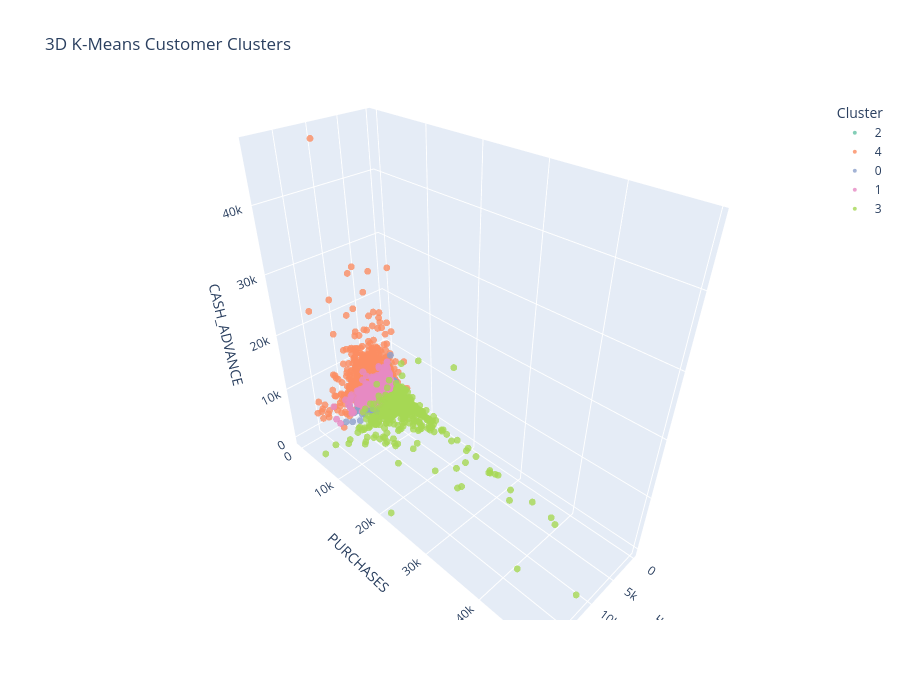

Here is the notebook cell this chart was saved with:
### Code cell
import plotly.express as px

fig = px.scatter_3d(
    df,
    x="BALANCE",
    y="PURCHASES",
    z="CASH_ADVANCE",
    color=df["KMeans_Cluster"].astype(str),
    color_discrete_sequence=px.colors.qualitative.Set2,
    title="3D K-Means Customer Clusters",
    labels={
        "BALANCE": "Balance",
        "PURCHASES": "Purchases",
        "CASH_ADVANCE": "Cash Advance"
    },
    opacity=0.8
)

fig.update_traces(marker=dict(size=4))

fig.update_layout(
    scene=dict(
        xaxis_title="BALANCE",
        yaxis_title="PURCHASES",
        zaxis_title="CASH_ADVANCE"
    ),
    width=900,
    height=700,
    legend_title="Cluster"
)

fig.show()

### Figure 1 — Plotly figure (JSON) as saved in the notebook; plotly's stock layout.template omitted (floating-point values rounded to 4 significant figures; data arrays with more than 128 entries replaced by an {"elided": "..."} marker saying what was removed)
{"data": [{"hovertemplate": "color=2<br>Balance=%{x}<br>Purchases=%{y}<br>Cash Advance=%{z}<extra></extra>", "legendgroup": "2", "marker": {"color": "rgb(102,194,165)", "opacity": 0.8, "size": 4, "symbol": "circle"}, "mode": "markers", "name": "2", "scene": "scene", "showlegend": true, "type": "scatter3d", "x": {"elided": "1485 float values"}, "y": {"elided": "1485 float values"}, "z": {"elided": "1485 float values"}}, {"hovertemplate": "color=4<br>Balance=%{x}<br>Purchases=%{y}<br>Cash Advance=%{z}<extra></extra>", "legendgroup": "4", "marker": {"color": "rgb(252,141,98)", "opacity": 0.8, "size": 4, "symbol": "circle"}, "mode": "markers", "name": "4", "scene": "scene", "showlegend": true, "type": "scatter3d", "x": {"elided": "1028 float values"}, "y": {"elided": "1028 float values"}, "z": {"elided": "1028 float values"}}, {"hovertemplate": "color=0<br>Balance=%{x}<br>Purchases=%{y}<br>Cash Advance=%{z}<extra></extra>", "legendgroup": "0", "marker": {"color": "rgb(141,160,203)", "opacity": 0.8, "size": 4, "symbol": "circle"}, "mode": "markers", "name": "0", "scene": "scene", "showlegend": true, "type": "scatter3d", "x": {"elided": "3294 float values"}, "y": {"elided": "3294 float values"}, "z": {"elided": "3294 float values"}}, {"hovertemplate": "color=1<br>Balance=%{x}<br>Purchases=%{y}<br>Cash Advance=%{z}<extra></extra>", "legendgroup": "1", "marker": {"color": "rgb(231,138,195)", "opacity": 0.8, "size": 4, "symbol": "circle"}, "mode": "markers", "name": "1", "scene": "scene", "showlegend": true, "type": "scatter3d", "x": {"elided": "2596 float values"}, "y": {"elided": "2596 float values"}, "z": {"elided": "2596 float values"}}, {"hovertemplate": "color=3<br>Balance=%{x}<br>Purchases=%{y}<br>Cash Advance=%{z}<extra></extra>", "legendgroup": "3", "marker": {"color": "rgb(166,216,84)", "opacity": 0.8, "size": 4, "symbol": "circle"}, "mode": "markers", "name": "3", "scene": "scene", "showlegend": true, "type": "scatter3d", "x": {"elided": "547 float values"}, "y": {"elided": "547 float values"}, "z": {"elided": "547 float values"}}], "layout": {"height": 700, "legend": {"title": {"text": "Cluster"}, "tracegroupgap": 0}, "scene": {"domain": {"x": [0, 1], "y": [0, 1]}, "xaxis": {"title": {"text": "BALANCE"}}, "yaxis": {"title": {"text": "PURCHASES"}}, "zaxis": {"title": {"text": "CASH_ADVANCE"}}}, "title": {"text": "3D K-Means Customer Clusters"}, "width": 900}}
